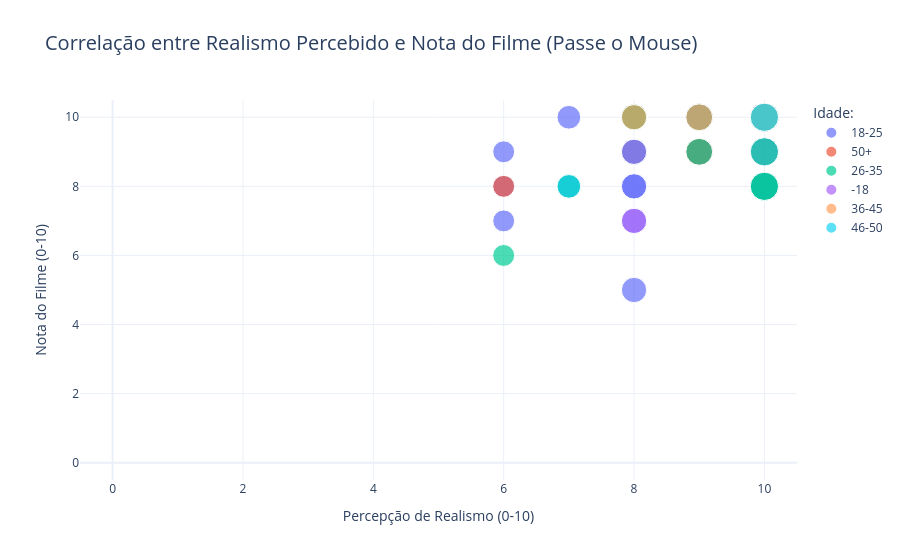

Notebook source saved alongside this figure:
### Markdown cell above
## 4. Exploração Interativa: Veracidade vs. Identificação (O "Wow Factor")

Nesta seção, utilizamos **gráficos interativos com Plotly**. Você pode passar o mouse sobre os pontos para ver os detalhes de cada respondente. Analisamos a relação entre o quanto o usuário acha o filme **verídico (real)** e a **nota** que ele deu, colorido pela faixa etária.

### Code cell
# ==========================================
# GRÁFICO 3: Mapa Interativo de Veracidade e Nota (Plotly Express)
# ==========================================

fig = px.scatter(
    df_watched, 
    x="O quão verídico você acha que o filme é", 
    y="Nota geral do filme (0 a 10)", 
    color="Idade:",
    size="O quão verídico você acha que o filme é", # Pontos maiores para mais realismo
    hover_name="Nome:", # Mostra o nome ao passar o mouse
    hover_data=["Qual seu gênero?", "Qual foi a sensação geral que o filme despertou em você?"],
    title="Correlação entre Realismo Percebido e Nota do Filme (Passe o Mouse)",
    labels={
        "O quão verídico você acha que o filme é": "Percepção de Realismo (0-10)",
        "Nota geral do filme (0 a 10)": "Nota do Filme (0-10)"
    },
    template="plotly_white"
)

# Melhorando o layout
fig.update_layout(
    title_font_size=20,
    xaxis_range=[-0.5, 10.5],
    yaxis_range=[-0.5, 10.5]
)

fig.show()

### Figure 1 — Plotly figure (JSON) as saved in the notebook; plotly's stock layout.template omitted (floating-point values rounded to 4 significant figures)
{"data": [{"customdata": [["Feminino", "Revolta/Indignação"], ["Feminino", "Tristeza/Reflexão"], ["Masculino", "Entretenimento puro"], ["Masculino", "Revolta/Indignação"], ["Feminino", "Tristeza/Reflexão"], ["Feminino", "Tristeza/Reflexão"], ["Masculino", "Tristeza/Reflexão"], ["Masculino", "Tristeza/Reflexão"], ["Masculino", "Tristeza/Reflexão"], ["Masculino", "Revolta/Indignação"], ["Feminino", "Revolta/Indignação"], ["Feminino", "Tristeza/Reflexão"], ["Feminino", "Tristeza/Reflexão"], ["Masculino", "Entretenimento puro"], ["Feminino", "Tristeza/Reflexão"], ["Feminino", "Revolta/Indignação"], ["Masculino", "Revolta/Indignação"], ["Masculino", "Tristeza/Reflexão"], ["Masculino", "Revolta/Indignação"], ["Masculino", "Entretenimento puro"], ["Masculino", "Revolta/Indignação"], ["Masculino", "Revolta/Indignação"], ["Masculino", "Entretenimento puro"], ["Feminino", "Crítica social /Refleção "], ["Feminino", "Tristeza/Reflexão"], ["Masculino", "Revolta/Indignação"]], "hovertemplate": "<b>%{hovertext}</b><br><br>Idade:=18-25<br>Percepção de Realismo (0-10)=%{marker.size}<br>Nota do Filme (0-10)=%{y}<br>Qual seu gênero?=%{customdata[0]}<br>Qual foi a sensação geral que o filme despertou em você?=%{customdata[1]}<extra></extra>", "hovertext": ["Ellen", "Evellyn", "Gustavo Diniz Alves ", "BRUNO", "Isabele Vitória Nogueira Gomes", "eduarda de oliveira lima ", "Enzo Murajiro ", "Gabriel Antônio de Souza Tobias Costa", "Jhonathan Kaio Martins da Silva ", "Brian Godoy ", "Ana Carolina Perdigão Santos ", "Sofia da Costa Serra de oliveira ", "Cleidir ", "Carlos Eduardo", "graziella ", "Carol ", "Artur", "Ryan", "Ruan", "Xaulin matador de porco ", "Richard Mariano ", "Gabriel Seyr", "Miguel Madureira ", "Nayara Almeida", "Fernanda Lana", "Henzo "], "legendgroup": "18-25", "marker": {"color": "#636efa", "size": [6.0, 10.0, 10.0, 10.0, 7.0, 8.0, 8.0, 10.0, 9.0, 8.0, 6.0, 10.0, 10.0, 8.0, 10.0, 10.0, 10.0, 9.0, 10.0, 8.0, 10.0, 8.0, 10.0, 6.0, 8.0, 8.0], "sizemode": "area", "sizeref": 0.025, "symbol": "circle"}, "mode": "markers", "name": "18-25", "orientation": "v", "showlegend": true, "type": "scatter", "x": [6.0, 10.0, 10.0, 10.0, 7.0, 8.0, 8.0, 10.0, 9.0, 8.0, 6.0, 10.0, 10.0, 8.0, 10.0, 10.0, 10.0, 9.0, 10.0, 8.0, 10.0, 8.0, 10.0, 6.0, 8.0, 8.0], "xaxis": "x", "y": [9.0, 8.0, 9.0, 10.0, 10.0, 9.0, 9.0, 10.0, 10.0, 10.0, 8.0, 10.0, 10.0, 5.0, 10.0, 10.0, 8.0, 10.0, 10.0, 8.0, 10.0, 8.0, 10.0, 7.0, 10.0, 7.0], "yaxis": "y"}, {"customdata": [["Feminino", "Tristeza/Reflexão"], ["Feminino", "Esperança"], ["Feminino", "Tristeza/Reflexão"], ["Masculino", "Tristeza/Reflexão"], ["Feminino", "Tristeza/Reflexão"], ["Masculino", "Tristeza em saber que o enredo retrata a visai da cidade nos anos 80 e 90 e hoje estamos bem pior em vez de melhorar! Ou seja sem solução "], ["Masculino", "Revolta/Indignação"]], "hovertemplate": "<b>%{hovertext}</b><br><br>Idade:=50+<br>Percepção de Realismo (0-10)=%{marker.size}<br>Nota do Filme (0-10)=%{y}<br>Qual seu gênero?=%{customdata[0]}<br>Qual foi a sensação geral que o filme despertou em você?=%{customdata[1]}<extra></extra>", "hovertext": ["Ana Claudia dos Santos ", "Elaine", "Bárbara ", "Claudio", "Laurita Efigênia Gomes ", "Alex medeiros", "Gilcimar Cabanez "], "legendgroup": "50+", "marker": {"color": "#EF553B", "size": [7.0, 10.0, 10.0, 8.0, 9.0, 9.0, 6.0], "sizemode": "area", "sizeref": 0.025, "symbol": "circle"}, "mode": "markers", "name": "50+", "orientation": "v", "showlegend": true, "type": "scatter", "x": [7.0, 10.0, 10.0, 8.0, 9.0, 9.0, 6.0], "xaxis": "x", "y": [8.0, 10.0, 10.0, 10.0, 9.0, 9.0, 8.0], "yaxis": "y"}, {"customdata": [["Masculino", "Revolta/Indignação"], ["Não-binário", "Revolta/Indignação"], ["Feminino", "Revolta/Indignação"], ["Feminino", "Tristeza/Reflexão"], ["Masculino", "Revolta/Indignação"], ["Feminino", "Revolta/Indignação"], ["Masculino", "Entretenimento puro"], ["Masculino", "Revolta/Indignação"], ["Masculino", "Revolta/Indignação"], ["Masculino", "Revolta/Indignação"], ["Masculino", "Tristeza/Reflexão"], ["Masculino", "Revolta/Indignação"], ["Masculino", "Tristeza/Reflexão"]], "hovertemplate": "<b>%{hovertext}</b><br><br>Idade:=26-35<br>Percepção de Realismo (0-10)=%{marker.size}<br>Nota do Filme (0-10)=%{y}<br>Qual seu gênero?=%{customdata[0]}<br>Qual foi a sensação geral que o filme despertou em você?=%{customdata[1]}<extra></extra>", "hovertext": ["Rick", "Kevin", "Letícia ", "Mariana", "William", "Cecília Pádua ", "Anthony", "William Omari Ozorio", "Silas Elizio", "Robson Vieira Marques ", "Ruan Debian ", "Djair Sousa", "caio"], "legendgroup": "26-35", "marker": {"color": "#00cc96", "size": [8.0, 9.0, 7.0, 7.0, 10.0, 9.0, 10.0, 10.0, 10.0, 6.0, 8.0, 8.0, 10.0], "sizemode": "area", "sizeref": 0.025, "symbol": "circle"}, "mode": "markers", "name": "26-35", "orientation": "v", "showlegend": true, "type": "scatter", "x": [8.0, 9.0, 7.0, 7.0, 10.0, 9.0, 10.0, 10.0, 10.0, 6.0, 8.0, 8.0, 10.0], "xaxis": "x", "y": [10.0, 10.0, 8.0, 8.0, 8.0, 9.0, 8.0, 10.0, 9.0, 6.0, 9.0, 10.0, 10.0], "yaxis": "y"}, {"customdata": [["Feminino", "Tristeza/Reflexão"], ["Masculino", "Tristeza/Reflexão"]], "hovertemplate": "<b>%{hovertext}</b><br><br>Idade:=-18<br>Percepção de Realismo (0-10)=%{marker.size}<br>Nota do Filme (0-10)=%{y}<br>Qual seu gênero?=%{customdata[0]}<br>Qual foi a sensação geral que o filme despertou em você?=%{customdata[1]}<extra></extra>", "hovertext": ["Mariana Rodrigues Bomfim ", "Aaron Daniel Martins "], "legendgroup": "-18", "marker": {"color": "#ab63fa", "size": [8.0, 8.0], "sizemode": "area", "sizeref": 0.025, "symbol": "circle"}, "mode": "markers", "name": "-18", "orientation": "v", "showlegend": true, "type": "scatter", "x": [8.0, 8.0], "xaxis": "x", "y": [9.0, 7.0], "yaxis": "y"}, {"customdata": [["Masculino", "Revolta/Indignação"], ["Feminino", "Tristeza/Reflexão"], ["Feminino", "Revolta/Indignação"]], "hovertemplate": "<b>%{hovertext}</b><br><br>Idade:=36-45<br>Percepção de Realismo (0-10)=%{marker.size}<br>Nota do Filme (0-10)=%{y}<br>Qual seu gênero?=%{customdata[0]}<br>Qual foi a sensação geral que o filme despertou em você?=%{customdata[1]}<extra></extra>", "hovertext": ["Bruno Henrique Freitas ", "Dayane Almeida", "Carolina de Macedo Martins "], "legendgroup": "36-45", "marker": {"color": "#FFA15A", "size": [9.0, 8.0, 10.0], "sizemode": "area", "sizeref": 0.025, "symbol": "circle"}, "mode": "markers", "name": "36-45", "orientation": "v", "showlegend": true, "type": "scatter", "x": [9.0, 8.0, 10.0], "xaxis": "x", "y": [10.0, 10.0, 10.0], "yaxis": "y"}, {"customdata": [["Feminino", "Reflexão. O Filme 1, me despertou para a questão da cultura da violência e corrupção no sistema de segurança pública, enquanto o 2 demonstrou como o problema é sistêmico e se extende aos poderes executivos e legislativos."], ["Feminino", "Tristeza/Reflexão"]], "hovertemplate": "<b>%{hovertext}</b><br><br>Idade:=46-50<br>Percepção de Realismo (0-10)=%{marker.size}<br>Nota do Filme (0-10)=%{y}<br>Qual seu gênero?=%{customdata[0]}<br>Qual foi a sensação geral que o filme despertou em você?=%{customdata[1]}<extra></extra>", "hovertext": ["Daniele Aparecida Santos Cipriano", "Gilgil"], "legendgroup": "46-50", "marker": {"color": "#19d3f3", "size": [10.0, 7.0], "sizemode": "area", "sizeref": 0.025, "symbol": "circle"}, "mode": "markers", "name": "46-50", "orientation": "v", "showlegend": true, "type": "scatter", "x": [10.0, 7.0], "xaxis": "x", "y": [10.0, 8.0], "yaxis": "y"}], "layout": {"legend": {"itemsizing": "constant", "title": {"text": "Idade:"}, "tracegroupgap": 0}, "title": {"font": {"size": 20}, "text": "Correlação entre Realismo Percebido e Nota do Filme (Passe o Mouse)"}, "xaxis": {"anchor": "y", "domain": [0, 1], "range": [-0.5, 10.5], "title": {"text": "Percepção de Realismo (0-10)"}}, "yaxis": {"anchor": "x", "domain": [0, 1], "range": [-0.5, 10.5], "title": {"text": "Nota do Filme (0-10)"}}}}
